Frame 1 (no input): blank canvas, image omitted
Frame 60 (the mouse pressed at the canvas centre just before this capture): blank canvas, image omitted
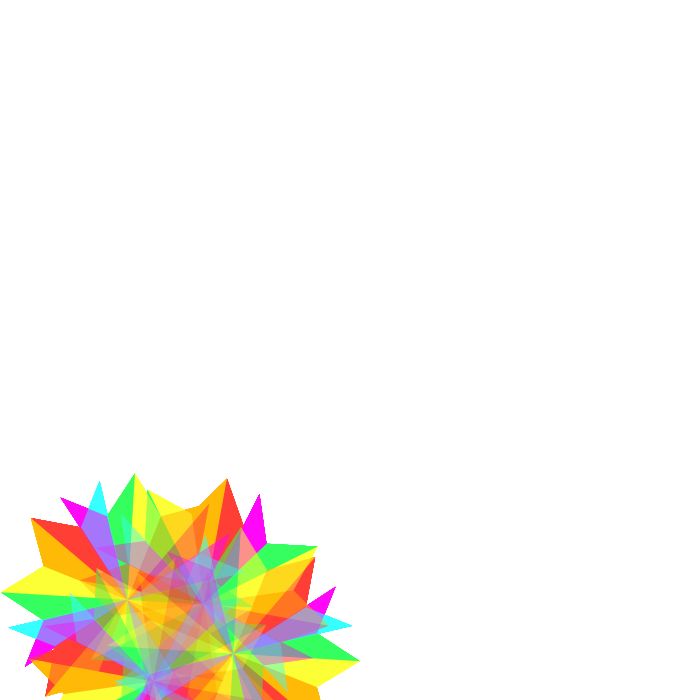
Frame 120 (the mouse held since frame 60 and released just before this capture)

The Processing sketch whose frames 1 and 60 were blank and that drew this single picture after the mouse press (run headless with seeded random() and noise(); from frame 60 on, the mouse is pressed at the canvas centre):

// Processing sketch: processing_86642
// ── processing_86642.pde

void setup()
{
// taille
size(700,700);
background(255);
}
 
void draw()
{
 
// Toujours centrer
// translate(width/2, height/2);
 
if (mousePressed) {
// option de tourner sur soi meme la forme
 
pushMatrix();
noStroke();

translate(mouseX,mouseY);
rotate(3);
rotate(radians(-90));
translate(150, 150);
 
fill(255, 184, 3, 50);
triangle(40, 150, 80, 120, 80, 30); // Orange
 
fill(251, 255, 52, 50);
triangle(80, 30, 120, 150, 80, 120); // Jaune
 
// Extensions - droit
fill(52, 255, 90, 50);
triangle(80, 30, 120, 150, 130, 100); // Vert
fill(255, 3, 243, 50);
triangle(80, 30, 130, 100, 180, 100); // Violet
 
// Extensions - gauche
fill(255, 62, 52, 50);
triangle(80, 30, 40, 150, 30, 100); // Rouge
fill(52, 255, 253, 50);
triangle(80, 30, 30, 100, -20, 100); // Bleu

 
//Rotation

translate(110, -50);
 
rotate(radians(90));
 
fill(255, 184, 3, 50);
triangle(40, 150, 80, 120, 80, 30); // Orange
 
fill(251, 255, 52, 50);
triangle(80, 30, 120, 150, 80, 120); // Jaune
 
// Extensions - droit
fill(52, 255, 90, 50);
triangle(80, 30, 120, 150, 130, 100); // Vert
fill(255, 3, 243, 50);
triangle(80, 30, 130, 100, 180, 100); // Violet
 
// Extensions - gauche
fill(255, 62, 52, 50);
triangle(80, 30, 40, 150, 30, 100); // Rouge
fill(52, 255, 253, 0);
triangle(80, 30, 30, 100, -20, 100); // Bleu

 
//Rotation

translate(110, -50);
 
rotate(radians(90));
 
fill(255, 184, 3, 50);
triangle(40, 150, 80, 120, 80, 30); // Orange
 
fill(251, 255, 52, 50);
triangle(80, 30, 120, 150, 80, 120); // Jaune
 
// Extensions - droit
fill(52, 255, 90, 50);
triangle(80, 30, 120, 150, 130, 100); // Vert
fill(255, 3, 243, 50);
triangle(80, 30, 130, 100, 180, 100); // Violet
 
// Extensions - gauche
fill(255, 62, 52, 50);
triangle(80, 30, 40, 150, 30, 100); // Rouge
fill(52, 255, 253, 50);
triangle(80, 30, 30, 100, -20, 100); // Bleu

 
//Rotation

translate(110, -50);
 
rotate(radians(90));
 
fill(255, 184, 3, 50);
triangle(40, 150, 80, 120, 80, 30); // Orange
 
fill(251, 255, 52, 50);
triangle(80, 30, 120, 150, 80, 120); // Jaune
 
// Extensions - droit
fill(52, 255, 90, 50);
triangle(80, 30, 120, 150, 130, 100); // Vert
fill(255, 3, 243, 50);
triangle(80, 30, 130, 100, 180, 100); // Violet
 
// Extensions - gauche
fill(255, 62, 52, 50);
triangle(80, 30, 40, 150, 30, 100); // Rouge
fill(52, 255, 253, 50);
triangle(80, 30, 30, 100, -20, 100); // Bleu

 
//Motif Double

translate(-50, -50);
 
rotate(radians(30));
 
fill(255, 184, 3, 50);
triangle(40, 150, 80, 120, 80, 30); // Orange
 
fill(251, 255, 52, 0);
triangle(80, 30, 120, 150, 80, 120); // Jaune
 
// Extensions - droit
fill(52, 255, 90, 50);
triangle(80, 30, 120, 150, 130, 100); // Vert
fill(255, 3, 243, 50);
triangle(80, 30, 130, 100, 180, 100); // Violet
 
// Extensions - gauche
fill(255, 62, 52, 50);
triangle(80, 30, 40, 150, 30, 100); // Rouge
fill(52, 255, 253, 50);
triangle(80, 30, 30, 100, -20, 100); // Bleu

 
//Rotation

translate(110, -50);
 
rotate(radians(90));
 
fill(255, 184, 3, 50);
triangle(40, 150, 80, 120, 80, 30); // Orange
 
fill(251, 255, 52, 50);
triangle(80, 30, 120, 150, 80, 120); // Jaune
 
// Extensions - droit
fill(52, 255, 90, 50);
triangle(80, 30, 120, 150, 130, 100); // Vert
fill(255, 3, 243, 50);
triangle(80, 30, 130, 100, 180, 100); // Violet
 
// Extensions - gauche
fill(255, 62, 52, 50);
triangle(80, 30, 40, 150, 30, 100); // Rouge
fill(52, 255, 253, 50);
triangle(80, 30, 30, 100, -20, 100); // Bleu

 
//Rotation

translate(110, -50);
 
rotate(radians(90));
 
fill(255, 184, 3, 50);
triangle(40, 150, 80, 120, 80, 30); // Orange
 
fill(251, 255, 52, 50);
triangle(80, 30, 120, 150, 80, 120); // Jaune
 
// Extensions - droit
fill(52, 255, 90, 50);
triangle(80, 30, 120, 150, 130, 100); // Vert
fill(255, 3, 243, 50);
triangle(80, 30, 130, 100, 180, 100); // Violet
 
// Extensions - gauche
fill(255, 62, 52, 50);
triangle(80, 30, 40, 150, 30, 100); // Rouge
fill(52, 255, 253, 50);
triangle(80, 30, 30, 100, -20, 100); // Bleu

 
//Rotation

translate(110, -50);
 
rotate(radians(90));
 
fill(255, 184, 3, 50);
triangle(40, 150, 80, 120, 80, 30); // Orange
 
fill(251, 255, 52, 50);
triangle(80, 30, 120, 150, 80, 120); // Jaune
 
// Extensions - droit
fill(52, 255, 90, 50);
triangle(80, 30, 120, 150, 130, 100); // Vert
fill(255, 3, 243, 50);
triangle(80, 30, 130, 100, 180, 100); // Violet
 
// Extensions - gauche
fill(255, 62, 52, 50);
triangle(80, 30, 40, 150, 30, 100); // Rouge
fill(52, 255, 253, 50);
triangle(80, 30, 30, 100, -20, 100); // Bleu

 
//Motif Triple

 
rotate(radians(60));
 
fill(255, 184, 3, 50);
triangle(40, 150, 80, 120, 80, 30); // Orange
 
fill(251, 255, 52, 50);
triangle(80, 30, 120, 150, 80, 120); // Jaune
 
// Extensions - droit
fill(52, 255, 90, 50);
triangle(80, 30, 120, 150, 130, 100); // Vert
fill(255, 3, 243, 50);
triangle(80, 30, 130, 100, 180, 100); // Violet
 
// Extensions - gauche
fill(255, 62, 52, 50);
triangle(80, 30, 40, 150, 30, 100); // Rouge
fill(52, 255, 253, 50);
triangle(80, 30, 30, 100, -20, 100); // Bleu

 
//Rotation

translate(110, -50);
 
rotate(radians(90));
 
fill(255, 184, 3, 50);
triangle(40, 150, 80, 120, 80, 30); // Orange
 
fill(251, 255, 52, 50);
triangle(80, 30, 120, 150, 80, 120); // Jaune
 
// Extensions - droit
fill(52, 255, 90, 50);
triangle(80, 30, 120, 150, 130, 100); // Vert
fill(255, 3, 243, 50);
triangle(80, 30, 130, 100, 180, 100); // Violet
 
// Extensions - gauche
fill(255, 62, 52, 50);
triangle(80, 30, 40, 150, 30, 100); // Rouge
fill(52, 255, 253, 50);
triangle(80, 30, 30, 100, -20, 100); // Bleu

 
//Rotation

translate(110, -50);
 
rotate(radians(90));
 
fill(255, 184, 3, 50);
triangle(40, 150, 80, 120, 80, 30); // Orange
 
fill(251, 255, 52, 50);
triangle(80, 30, 120, 150, 80, 120); // Jaune
 
// Extensions - droit
fill(52, 255, 90, 50);
triangle(80, 30, 120, 150, 130, 100); // Vert
fill(255, 3, 243, 50);
triangle(80, 30, 130, 100, 180, 100); // Violet
 
// Extensions - gauche
fill(255, 62, 52, 50);
triangle(80, 30, 40, 150, 30, 100); // Rouge
fill(52, 255, 253, 50);
triangle(80, 30, 30, 100, -20, 100); // Bleu

 
//Rotation

translate(110, -50);
 
rotate(radians(90));
 
fill(255, 184, 3, 50);
triangle(40, 150, 80, 120, 80, 30); // Orange
 
fill(251, 255, 52, 50);
triangle(80, 30, 120, 150, 80, 120); // Jaune
 
// Extensions - droit
fill(52, 255, 90, 50);
triangle(80, 30, 120, 150, 130, 100); // Vert
fill(255, 3, 243, 50);
triangle(80, 30, 130, 100, 180, 100); // Violet
 
// Extensions - gauche
fill(255, 62, 52, 50);
triangle(80, 30, 40, 150, 30, 100); // Rouge
fill(52, 255, 253, 50);
triangle(80, 30, 30, 100, -20, 100); // Bleu

 
//Motif Quadruple

 
rotate(radians(30));
 
translate(60, 20);
 
fill(255, 184, 3, 50);
triangle(40, 150, 80, 120, 80, 30); // Orange
 
fill(251, 255, 52, 50);
triangle(80, 30, 120, 150, 80, 120); // Jaune
 
// Extensions - droit
fill(52, 255, 90, 50);
triangle(80, 30, 120, 150, 130, 100); // Vert
fill(255, 3, 243, 50);
triangle(80, 30, 130, 100, 180, 100); // Violet
 
// Extensions - gauche
fill(255, 62, 52, 50);
triangle(80, 30, 40, 150, 30, 100); // Rouge
fill(52, 255, 253, 50);
triangle(80, 30, 30, 100, -20, 100); // Bleu

 
//Rotation

translate(110, -50);
 
rotate(radians(90));
 
fill(255, 184, 3, 50);
triangle(40, 150, 80, 120, 80, 30); // Orange
 
fill(251, 255, 52, 50);
triangle(80, 30, 120, 150, 80, 120); // Jaune
 
// Extensions - droit
fill(52, 255, 90, 50);
triangle(80, 30, 120, 150, 130, 100); // Vert
fill(255, 3, 243, 50);
triangle(80, 30, 130, 100, 180, 100); // Violet
 
// Extensions - gauche
fill(255, 62, 52, 50);
triangle(80, 30, 40, 150, 30, 100); // Rouge
fill(52, 255, 253, 50);
triangle(80, 30, 30, 100, -20, 100); // Bleu

 
//Rotation

translate(110, -50);
 
rotate(radians(90));
 
fill(255, 184, 3, 50);
triangle(40, 150, 80, 120, 80, 30); // Orange
 
fill(251, 255, 52, 50);
triangle(80, 30, 120, 150, 80, 120); // Jaune
 
// Extensions - droit
fill(52, 255, 90, 50);
triangle(80, 30, 120, 150, 130, 100); // Vert
fill(255, 3, 243, 50);
triangle(80, 30, 130, 100, 180, 100); // Violet
 
// Extensions - gauche
fill(255, 62, 52, 50);
triangle(80, 30, 40, 150, 30, 100); // Rouge
fill(52, 255, 253, 50);
triangle(80, 30, 30, 100, -20, 100); // Bleu

 
//Rotation

translate(110, -50);
 
rotate(radians(90));
 
fill(255, 184, 3, 50);
triangle(40, 150, 80, 120, 80, 30); // Orange
 
fill(251, 255, 52, 50);
triangle(80, 30, 120, 150, 80, 120); // Jaune
 
// Extensions - droit
fill(52, 255, 90, 50);
triangle(80, 30, 120, 150, 130, 100); // Vert
fill(255, 3, 243, 50);
triangle(80, 30, 130, 100, 180, 100); // Violet
 
// Extensions - gauche
fill(255, 62, 52, 50);
triangle(80, 30, 40, 150, 30, 100); // Rouge
fill(52, 255, 253, 50);
triangle(80, 30, 30, 100, -20, 100); // Bleu



 
popMatrix();
 
}
}
